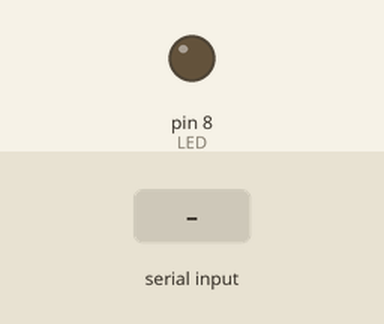
The sketch below on a simulated Arduino Uno, built with avr-gcc and run on an emulated ATmega328P. Shown: output pins drawn as LEDs (lit = HIGH). The inputs (shaded band) are chosen by the test bench.

Above: at 1.2 s.
1.3 s: "1" received over the second serial link
At 2.3 s:
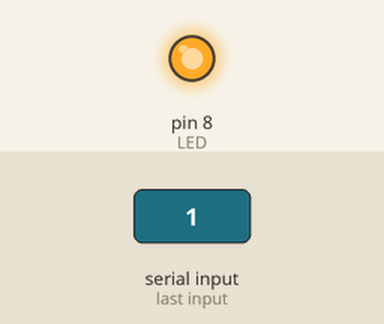
2.8 s: "0" received over the second serial link
At 3.5 s:
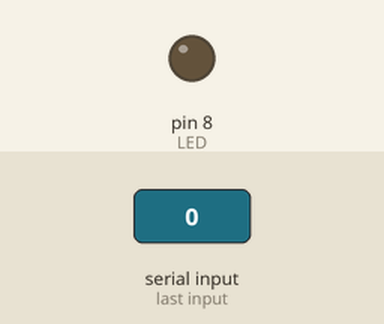
Timing chart, 0 to 5.8 s (numbered marks = the images above; inputs shaded):
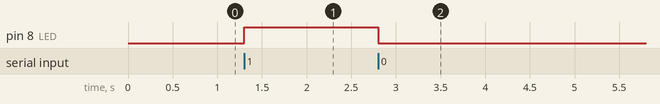

Measured:
- after the input at 1.3 s, pin 8 (LED): LOW → HIGH at once
- after the input at 2.8 s, pin 8 (LED): HIGH → LOW at once

The sketch:

Slave.ino
```cpp
#include <SoftwareSerial.h>
#define LED 8

SoftwareSerial slave(10,11);

char ch;

void setup() {
  Serial.begin(9600);

  slave.begin(115200);

  pinMode(LED, OUTPUT);
}

void loop() {
  if (slave.available())
  {
    ch = slave.read();

    if (ch == '1') digitalWrite(LED, HIGH);
    else if (ch == '0') digitalWrite(LED, LOW);

    if (ch == '1') slave.print('0');
    else if (ch == '0') slave.print('1');
    //Serial.flush();
  }
}
```
